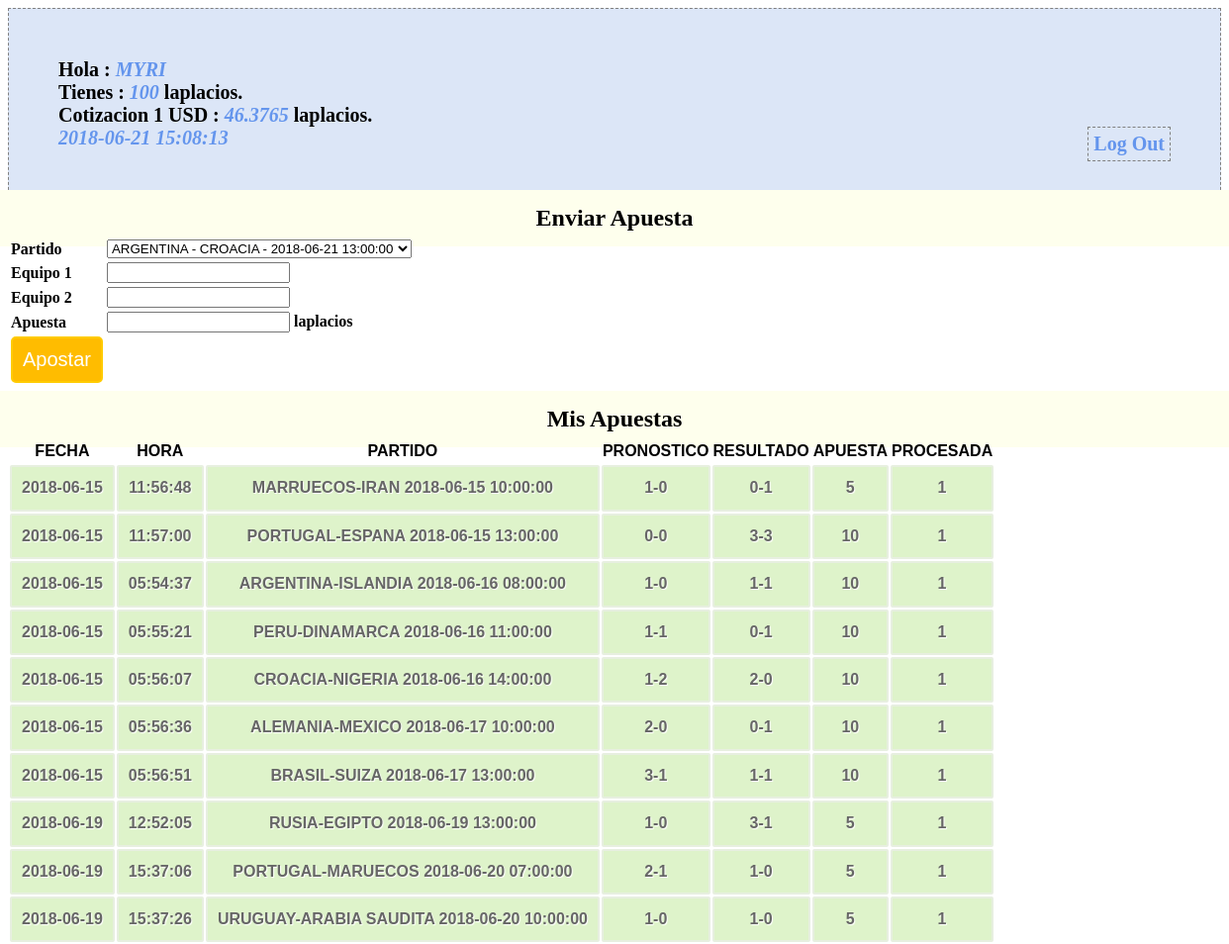
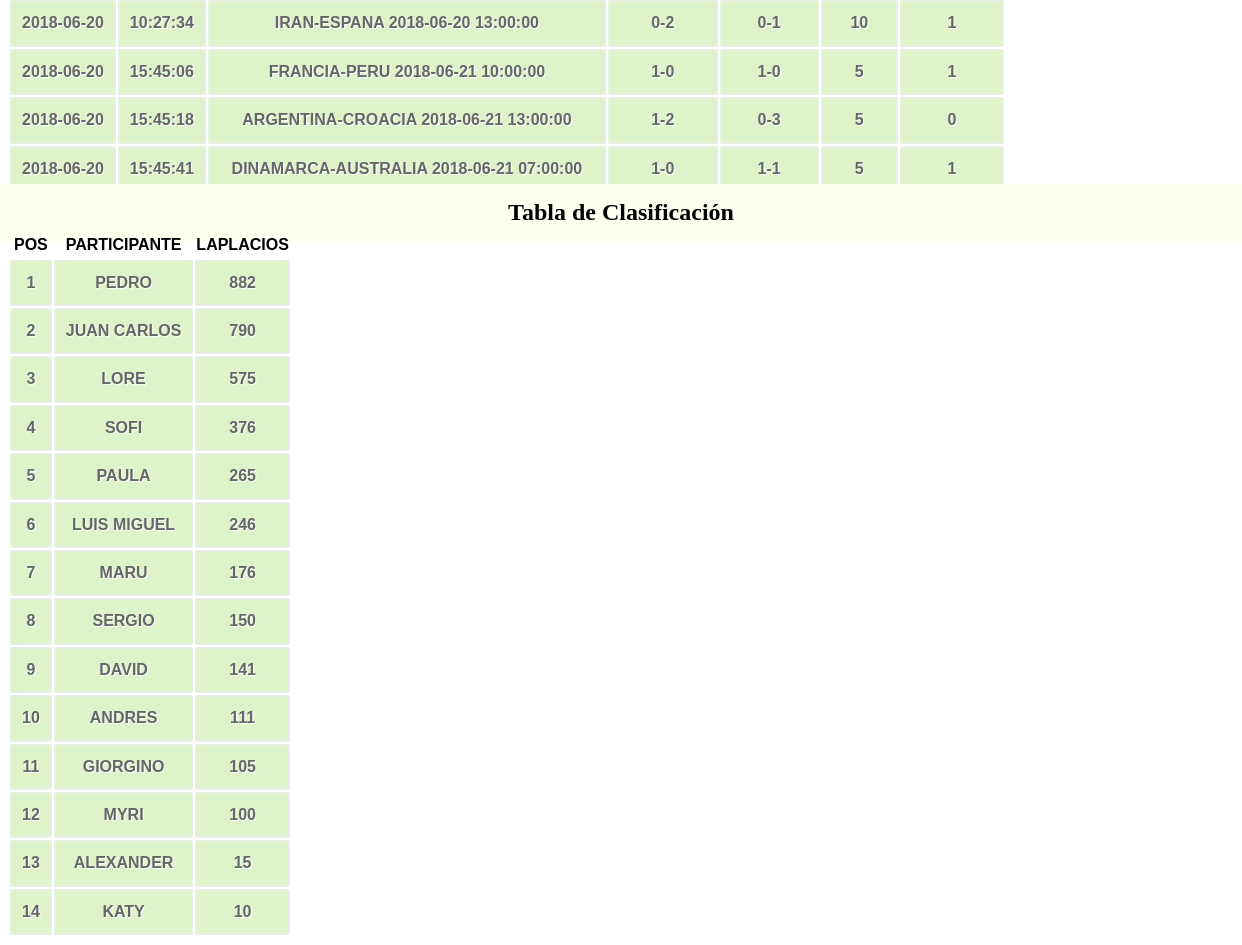
Screenshot of /profile.php (signed in) with the database file from the repository (2 pictures, top to bottom).
### tables this page shows
CREATE TABLE `participantes` (
  `id_participante` bigint(20) unsigned NOT NULL AUTO_INCREMENT COMMENT 'id participante',
  `nombre` varchar(60) NOT NULL COMMENT 'nombre participante',
  `saldo` int(11) NOT NULL COMMENT 'valor del saldo',
  `passwd` varchar(10) NOT NULL,
  PRIMARY KEY (`id_participante`),
  UNIQUE KEY `id_participante` (`id_participante`)
);

CREATE TABLE `banco_central_laplacio` (
  `total_laplacios` int(11) NOT NULL,
  `total_dolares` int(11) NOT NULL,
  `reserva` int(11) NOT NULL,
  `impresos` int(11) NOT NULL,
  `cotizacion` float NOT NULL
);

CREATE TABLE `apuestas` (
  `id_apuesta` bigint(20) unsigned NOT NULL AUTO_INCREMENT,
  `id_participante` bigint(20) NOT NULL,
  `id_partido` bigint(20) NOT NULL,
  `apuesta_equipo_1` int(11) NOT NULL,
  `apuesta_equipo_2` int(11) NOT NULL,
  `apuesta_valor` int(11) NOT NULL,
  `apuesta_fecha` date NOT NULL,
  `apuesta_hora` time NOT NULL,
  `procesada` tinyint(1) DEFAULT NULL,
  PRIMARY KEY (`id_apuesta`),
  UNIQUE KEY `id_apuesta` (`id_apuesta`)
);

CREATE TABLE `partidos` (
  `id_partido` bigint(20) unsigned NOT NULL AUTO_INCREMENT,
  `equipo_1` varchar(50) NOT NULL,
  `equipo_2` varchar(50) NOT NULL,
  `fecha` date NOT NULL,
  `hora` time NOT NULL,
  `resultado_equipo_1` int(11) DEFAULT NULL,
  `resultado_equipo_2` int(11) DEFAULT NULL,
  `revisado` tinyint(1) DEFAULT NULL,
  PRIMARY KEY (`id_partido`),
  UNIQUE KEY `id_partido` (`id_partido`)
);

### conn.php (called while the page is built, shortened)
<?php
$connection = mysql_connect("localhost", "laplacios2018", "");
$user_check=$_SESSION['login_user'];
$ses_sql=mysql_query("select id_participante,nombre,saldo from participantes where nombre='$user_check'", $connection);
$row = mysql_fetch_assoc($ses_sql);
$login_session =$row['nombre'];
$login_id = $row['id_participante'];
$login_saldo = $row['saldo'];
?>

### session.php (called while the page is built, shortened)
<?php
require_once('conn.php');
$current_date = date('Y-m-d');
$current_time = date('H:i:s');
$games_query=mysql_query("SELECT DISTINCT id_partido,equipo_1,equipo_2,fecha,hora FROM partidos WHERE fecha >= '$current_date' AND revisado='0'",$connection);
$bets_query=mysql_query("select * from apuestas where id_participante='$login_id'");
$leader_query= mysql_query("select nombre,saldo from participantes order by saldo desc");
$total_banco_prev_query = mysql_query("SELECT * FROM banco_central_laplacio WHERE 1");
$total_banco_prev_row = mysql_fetch_array($total_banco_prev_query);
?>

### profile.php (the view, shortened to what this page needs)
<?php
include('session.php');
?>
<!DOCTYPE html>
<html>
<head>
<link href="style.css" rel="stylesheet" type="text/css">
</head>
<body>
<div id="profile">
<b id="welcome">Hola : <i><?php echo $login_session;?></i></b><br/>
<b>Tienes : <i><?php echo $login_saldo;?></i> laplacios.</b><br/>
<b>Cotizacion 1 USD : <i><?php echo $total_banco_prev_row[4];?></i> laplacios.</b><br/>
<b><i><?php echo $current_date.' '.$current_time; ?></i>
<b id="logout"><a href="logout.php">Log Out</a></b>
</div>
<div>
  <h2>Enviar Apuesta</h2>
  <form id="form" name="form" method="post" action="">
  <table>
    <tr>
      <td>Partido</td>
      <td>
        <select name="id_partido">
          <?php
          while($game = mysql_fetch_array($games_query)) {
            $partido_name = $game[1] . " - " . $game[2] . " - " . $game[3] . " " . $game[4];
            echo '<option value="'.$game[0].'">'.$partido_name.'</option>';
          }
          echo "</select>";
          ?>
      </td>
    </tr>
    <tr>
      <td>Equipo 1</td>
      <td><input id="number" min="0" step="1" type="number" name="apuesta_equipo_1" /></td>
    </tr>
    <tr>
      <td>Equipo 2</td>
      <td><input id="number" min="0" step="1" type="number" name="apuesta_equipo_2" /></td>
    </tr>
    <tr>
      <td>Apuesta</td>
      <td><input id="number" min="0" step="1" type="number" name="apuesta_valor" /> laplacios</td>
    </tr>
    <tr>
      <td><input type="submit" name="submit" id="submit" value="Apostar" /></td>
    </tr>
  </table>
  </form>
</div>
<div class="">
  <h2>Mis Apuestas</h2>
  <table class="table1">
    <thead>
      <tr>
        <th>FECHA</th>
        <th>HORA</th>
        <th>PARTIDO</th>
        <th>PRONOSTICO</th>
        <th>RESULTADO</th>
        <th>APUESTA</th>
        <th>PROCESADA</th>
      </tr>
    </thead>
    <tbody>
    <?php
      while($bet = mysql_fetch_array($bets_query)){
        $g_query = mysql_query("select * from partidos where id_partido='$bet[2]'");
        $g_row = mysql_fetch_array($g_query);
        $match = $g_row[1].'-'.$g_row[2].' '.$g_row[3].' '.$g_row[4];
        $pron = $bet[3].'-'.$bet[4];
        $resultado = $g_row[5].'-'.$g_row[6];
        echo '<tr><td>'.$bet[6].'</td>'.'<td>'.$bet[7].'</td>'.'<td>'.$match.'</td>'.'<td>'.$pron.'</td><td>'.$resultado.'</td><td>'.$bet[5].'</td><td>'.$bet[8].'</td></tr>';
      }
    ?>
    </tbody>
  </table>
</div>
<div class="">
  <h2>Tabla de Clasificación</h2>
  <table class="table1">
    <thead>
      <tr>
        <th>POS</th>
        <th>PARTICIPANTE</th>
        <th>LAPLACIOS</th>
      </tr>
    </thead>
    <tbody>
      <?php
      $indice=1;
      while ($participant = mysql_fetch_array($leader_query)){
        echo '<tr><td>'.$indice.'</td><td>'.$participant[0].'</td><td>'.$participant[1].'</td></tr>';
        $indice = $indice+1;
      }
      ?>
    </tbody>
  </table>
</div>
</body>

### style.css (style rules this page uses)
h2 { background-color:#FEFFED; text-align:center; border-radius:10px 10px 0 0; margin:-10px -40px; padding:15px }
input[type=submit] { width:100%; background-color:#FFBC00; color:#fff; border:2px solid #FFCB00; padding:10px; font-size:20px; cursor:pointer; border-radius:5px; margin-bottom:15px }
#profile { padding:50px; border:1px dashed grey; font-size:20px; background-color:#DCE6F7 }
#logout { float:right; padding:5px; border:dashed 1px gray }
a { text-decoration:none; color:#6495ed }
i { color:#6495ed }
table.table1 { font-family: "Trebuchet MS", sans-serif; font-size: 16px; font-weight: bold; line-height: 1.4em; font-style: normal; border-collapse:separate; }
.table1 tbody td { padding:10px; text-align:center; background-color:#DEF3CA; border: 2px solid #E7EFE0; -moz-border-radius:2px; -webkit-border-radius:2px; border-radius:2px; color:#666; text-shadow:1px 1px 1px #fff; }

### rows the page displays
participantes: nombre "MYRI", saldo "100"
banco_central_laplacio: cotizacion "46.3765"
apuestas: apuesta_fecha "2018-06-15", apuesta_hora "11:56:48", id_partido.hora "MARRUECOS-IRAN 2018-06-15 10:00:00", pron "1-0", id_partido.resultado_equipo_2 "0-1", apuesta_valor "5", procesada "1"
apuestas: apuesta_fecha "2018-06-15", apuesta_hora "11:57:00", id_partido.hora "PORTUGAL-ESPANA 2018-06-15 13:00:00", pron "0-0", id_partido.resultado_equipo_2 "3-3", apuesta_valor "10", procesada "1"
apuestas: apuesta_fecha "2018-06-15", apuesta_hora "05:54:37", id_partido.hora "ARGENTINA-ISLANDIA 2018-06-16 08:00:00", pron "1-0", id_partido.resultado_equipo_2 "1-1", apuesta_valor "10", procesada "1"
apuestas: apuesta_fecha "2018-06-15", apuesta_hora "05:55:21", id_partido.hora "PERU-DINAMARCA 2018-06-16 11:00:00", pron "1-1", id_partido.resultado_equipo_2 "0-1", apuesta_valor "10", procesada "1"
apuestas: apuesta_fecha "2018-06-15", apuesta_hora "05:56:07", id_partido.hora "CROACIA-NIGERIA 2018-06-16 14:00:00", pron "1-2", id_partido.resultado_equipo_2 "2-0", apuesta_valor "10", procesada "1"
apuestas: apuesta_fecha "2018-06-15", apuesta_hora "05:56:36", id_partido.hora "ALEMANIA-MEXICO 2018-06-17 10:00:00", pron "2-0", id_partido.resultado_equipo_2 "0-1", apuesta_valor "10", procesada "1"
apuestas: apuesta_fecha "2018-06-15", apuesta_hora "05:56:51", id_partido.hora "BRASIL-SUIZA 2018-06-17 13:00:00", pron "3-1", id_partido.resultado_equipo_2 "1-1", apuesta_valor "10", procesada "1"
apuestas: apuesta_fecha "2018-06-19", apuesta_hora "12:52:05", id_partido.hora "RUSIA-EGIPTO 2018-06-19 13:00:00", pron "1-0", id_partido.resultado_equipo_2 "3-1", apuesta_valor "5", procesada "1"
apuestas: apuesta_fecha "2018-06-19", apuesta_hora "15:37:06", id_partido.hora "PORTUGAL-MARUECOS 2018-06-20 07:00:00", pron "2-1", id_partido.resultado_equipo_2 "1-0", apuesta_valor "5", procesada "1"
apuestas: apuesta_fecha "2018-06-19", apuesta_hora "15:37:26", id_partido.hora "URUGUAY-ARABIA SAUDITA 2018-06-20 10:00:00", pron "1-0", id_partido.resultado_equipo_2 "1-0", apuesta_valor "5", procesada "1"
apuestas: apuesta_fecha "2018-06-20", apuesta_hora "10:27:34", id_partido.hora "IRAN-ESPANA 2018-06-20 13:00:00", pron "0-2", id_partido.resultado_equipo_2 "0-1", apuesta_valor "10", procesada "1"
apuestas: apuesta_fecha "2018-06-20", apuesta_hora "15:45:06", id_partido.hora "FRANCIA-PERU 2018-06-21 10:00:00", pron "1-0", id_partido.resultado_equipo_2 "1-0", apuesta_valor "5", procesada "1"
apuestas: apuesta_fecha "2018-06-20", apuesta_hora "15:45:18", id_partido.hora "ARGENTINA-CROACIA 2018-06-21 13:00:00", pron "1-2", id_partido.resultado_equipo_2 "0-3", apuesta_valor "5", procesada "0"
apuestas: apuesta_fecha "2018-06-20", apuesta_hora "15:45:41", id_partido.hora "DINAMARCA-AUSTRALIA 2018-06-21 07:00:00", pron "1-0", id_partido.resultado_equipo_2 "1-1", apuesta_valor "5", procesada "1"
participantes: nombre "PEDRO", saldo "882"
participantes: nombre "JUAN CARLOS", saldo "790"
participantes: nombre "LORE", saldo "575"
participantes: nombre "SOFI", saldo "376"
participantes: nombre "PAULA", saldo "265"
participantes: nombre "LUIS MIGUEL", saldo "246"
participantes: nombre "MARU", saldo "176"
participantes: nombre "SERGIO", saldo "150"
participantes: nombre "DAVID", saldo "141"
participantes: nombre "ANDRES", saldo "111"
participantes: nombre "GIORGINO", saldo "105"
participantes: nombre "ALEXANDER", saldo "15"
participantes: nombre "KATY", saldo "10"

### other values shown
$current_date "2018-06-21"
$current_time "15:08:13"
form field id_partido "ARGENTINA - CROACIA - 2018-06-21 13:00:00"
